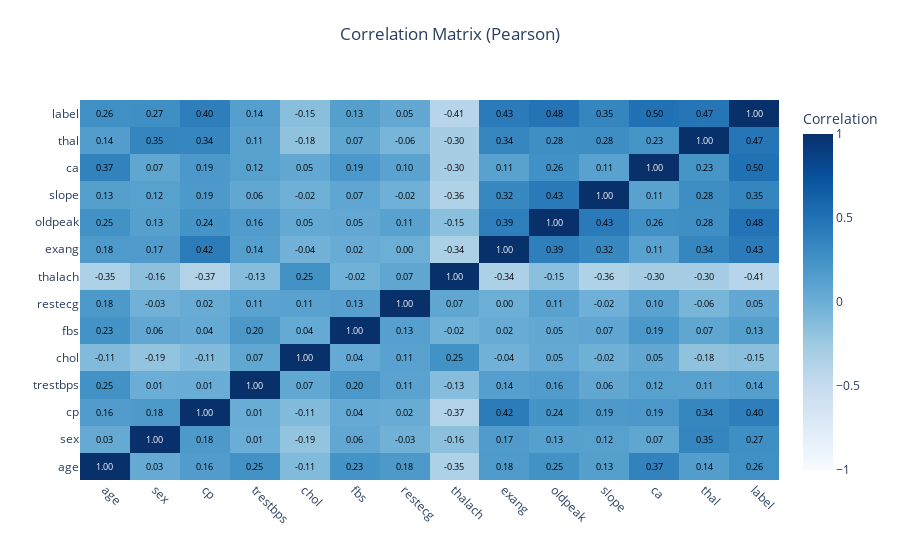

Notebook code for this chart:
### Markdown cell above
---
## 6. Correlation Analysis

### Code cell
correlations = train_clean.corr()['label'].drop('label').sort_values(ascending=False)
print("\nFeatures most correlated with target:")
print(correlations)

plots.plot_correlation_matrix(
    train_clean,
    method='pearson'
)

### Figure 1 — Plotly figure (JSON) as saved in the notebook; plotly's stock layout.template omitted (floating-point values rounded to 4 significant figures; data arrays with more than 128 entries replaced by an {"elided": "..."} marker saying what was removed)
{"data": [{"colorbar": {"title": {"text": "Correlation"}}, "colorscale": [[0, "rgb(247,251,255)"], [0.125, "rgb(222,235,247)"], [0.25, "rgb(198,219,239)"], [0.375, "rgb(158,202,225)"], [0.5, "rgb(107,174,214)"], [0.625, "rgb(66,146,198)"], [0.75, "rgb(33,113,181)"], [0.875, "rgb(8,81,156)"], [1, "rgb(8,48,107)"]], "showscale": true, "type": "heatmap", "x": ["age", "sex", "cp", "trestbps", "chol", "fbs", "restecg", "thalach", "exang", "oldpeak", "slope", "ca", "thal", "label"], "y": ["age", "sex", "cp", "trestbps", "chol", "fbs", "restecg", "thalach", "exang", "oldpeak", "slope", "ca", "thal", "label"], "z": {"elided": "14x14 float values"}, "zmax": 1, "zmid": 0, "zmin": -1}], "layout": {"annotations": [{"font": {"color": "white", "size": 9}, "showarrow": false, "text": "1.00", "x": "age", "y": "age"}, {"font": {"color": "black", "size": 9}, "showarrow": false, "text": "0.03", "x": "sex", "y": "age"}, {"font": {"color": "black", "size": 9}, "showarrow": false, "text": "0.16", "x": "cp", "y": "age"}, {"font": {"color": "black", "size": 9}, "showarrow": false, "text": "0.25", "x": "trestbps", "y": "age"}, {"font": {"color": "black", "size": 9}, "showarrow": false, "text": "-0.11", "x": "chol", "y": "age"}, {"font": {"color": "black", "size": 9}, "showarrow": false, "text": "0.23", "x": "fbs", "y": "age"}, {"font": {"color": "black", "size": 9}, "showarrow": false, "text": "0.18", "x": "restecg", "y": "age"}, {"font": {"color": "black", "size": 9}, "showarrow": false, "text": "-0.35", "x": "thalach", "y": "age"}, {"font": {"color": "black", "size": 9}, "showarrow": false, "text": "0.18", "x": "exang", "y": "age"}, {"font": {"color": "black", "size": 9}, "showarrow": false, "text": "0.25", "x": "oldpeak", "y": "age"}, {"font": {"color": "black", "size": 9}, "showarrow": false, "text": "0.13", "x": "slope", "y": "age"}, {"font": {"color": "black", "size": 9}, "showarrow": false, "text": "0.37", "x": "ca", "y": "age"}, {"font": {"color": "black", "size": 9}, "showarrow": false, "text": "0.14", "x": "thal", "y": "age"}, {"font": {"color": "black", "size": 9}, "showarrow": false, "text": "0.26", "x": "label", "y": "age"}, {"font": {"color": "black", "size": 9}, "showarrow": false, "text": "0.03", "x": "age", "y": "sex"}, {"font": {"color": "white", "size": 9}, "showarrow": false, "text": "1.00", "x": "sex", "y": "sex"}, {"font": {"color": "black", "size": 9}, "showarrow": false, "text": "0.18", "x": "cp", "y": "sex"}, {"font": {"color": "black", "size": 9}, "showarrow": false, "text": "0.01", "x": "trestbps", "y": "sex"}, {"font": {"color": "black", "size": 9}, "showarrow": false, "text": "-0.19", "x": "chol", "y": "sex"}, {"font": {"color": "black", "size": 9}, "showarrow": false, "text": "0.06", "x": "fbs", "y": "sex"}, {"font": {"color": "black", "size": 9}, "showarrow": false, "text": "-0.03", "x": "restecg", "y": "sex"}, {"font": {"color": "black", "size": 9}, "showarrow": false, "text": "-0.16", "x": "thalach", "y": "sex"}, {"font": {"color": "black", "size": 9}, "showarrow": false, "text": "0.17", "x": "exang", "y": "sex"}, {"font": {"color": "black", "size": 9}, "showarrow": false, "text": "0.13", "x": "oldpeak", "y": "sex"}, {"font": {"color": "black", "size": 9}, "showarrow": false, "text": "0.12", "x": "slope", "y": "sex"}, {"font": {"color": "black", "size": 9}, "showarrow": false, "text": "0.07", "x": "ca", "y": "sex"}, {"font": {"color": "black", "size": 9}, "showarrow": false, "text": "0.35", "x": "thal", "y": "sex"}, {"font": {"color": "black", "size": 9}, "showarrow": false, "text": "0.27", "x": "label", "y": "sex"}, {"font": {"color": "black", "size": 9}, "showarrow": false, "text": "0.16", "x": "age", "y": "cp"}, {"font": {"color": "black", "size": 9}, "showarrow": false, "text": "0.18", "x": "sex", "y": "cp"}, {"font": {"color": "white", "size": 9}, "showarrow": false, "text": "1.00", "x": "cp", "y": "cp"}, {"font": {"color": "black", "size": 9}, "showarrow": false, "text": "0.01", "x": "trestbps", "y": "cp"}, {"font": {"color": "black", "size": 9}, "showarrow": false, "text": "-0.11", "x": "chol", "y": "cp"}, {"font": {"color": "black", "size": 9}, "showarrow": false, "text": "0.04", "x": "fbs", "y": "cp"}, {"font": {"color": "black", "size": 9}, "showarrow": false, "text": "0.02", "x": "restecg", "y": "cp"}, {"font": {"color": "black", "size": 9}, "showarrow": false, "text": "-0.37", "x": "thalach", "y": "cp"}, {"font": {"color": "black", "size": 9}, "showarrow": false, "text": "0.42", "x": "exang", "y": "cp"}, {"font": {"color": "black", "size": 9}, "showarrow": false, "text": "0.24", "x": "oldpeak", "y": "cp"}, {"font": {"color": "black", "size": 9}, "showarrow": false, "text": "0.19", "x": "slope", "y": "cp"}, {"font": {"color": "black", "size": 9}, "showarrow": false, "text": "0.19", "x": "ca", "y": "cp"}, {"font": {"color": "black", "size": 9}, "showarrow": false, "text": "0.34", "x": "thal", "y": "cp"}, {"font": {"color": "black", "size": 9}, "showarrow": false, "text": "0.40", "x": "label", "y": "cp"}, {"font": {"color": "black", "size": 9}, "showarrow": false, "text": "0.25", "x": "age", "y": "trestbps"}, {"font": {"color": "black", "size": 9}, "showarrow": false, "text": "0.01", "x": "sex", "y": "trestbps"}, {"font": {"color": "black", "size": 9}, "showarrow": false, "text": "0.01", "x": "cp", "y": "trestbps"}, {"font": {"color": "white", "size": 9}, "showarrow": false, "text": "1.00", "x": "trestbps", "y": "trestbps"}, {"font": {"color": "black", "size": 9}, "showarrow": false, "text": "0.07", "x": "chol", "y": "trestbps"}, {"font": {"color": "black", "size": 9}, "showarrow": false, "text": "0.20", "x": "fbs", "y": "trestbps"}, {"font": {"color": "black", "size": 9}, "showarrow": false, "text": "0.11", "x": "restecg", "y": "trestbps"}, {"font": {"color": "black", "size": 9}, "showarrow": false, "text": "-0.13", "x": "thalach", "y": "trestbps"}, {"font": {"color": "black", "size": 9}, "showarrow": false, "text": "0.14", "x": "exang", "y": "trestbps"}, {"font": {"color": "black", "size": 9}, "showarrow": false, "text": "0.16", "x": "oldpeak", "y": "trestbps"}, {"font": {"color": "black", "size": 9}, "showarrow": false, "text": "0.06", "x": "slope", "y": "trestbps"}, {"font": {"color": "black", "size": 9}, "showarrow": false, "text": "0.12", "x": "ca", "y": "trestbps"}, {"font": {"color": "black", "size": 9}, "showarrow": false, "text": "0.11", "x": "thal", "y": "trestbps"}, {"font": {"color": "black", "size": 9}, "showarrow": false, "text": "0.14", "x": "label", "y": "trestbps"}, {"font": {"color": "black", "size": 9}, "showarrow": false, "text": "-0.11", "x": "age", "y": "chol"}, {"font": {"color": "black", "size": 9}, "showarrow": false, "text": "-0.19", "x": "sex", "y": "chol"}, {"font": {"color": "black", "size": 9}, "showarrow": false, "text": "-0.11", "x": "cp", "y": "chol"}, {"font": {"color": "black", "size": 9}, "showarrow": false, "text": "0.07", "x": "trestbps", "y": "chol"}, {"font": {"color": "white", "size": 9}, "showarrow": false, "text": "1.00", "x": "chol", "y": "chol"}, {"font": {"color": "black", "size": 9}, "showarrow": false, "text": "0.04", "x": "fbs", "y": "chol"}, {"font": {"color": "black", "size": 9}, "showarrow": false, "text": "0.11", "x": "restecg", "y": "chol"}, {"font": {"color": "black", "size": 9}, "showarrow": false, "text": "0.25", "x": "thalach", "y": "chol"}, {"font": {"color": "black", "size": 9}, "showarrow": false, "text": "-0.04", "x": "exang", "y": "chol"}, {"font": {"color": "black", "size": 9}, "showarrow": false, "text": "0.05", "x": "oldpeak", "y": "chol"}, {"font": {"color": "black", "size": 9}, "showarrow": false, "text": "-0.02", "x": "slope", "y": "chol"}, {"font": {"color": "black", "size": 9}, "showarrow": false, "text": "0.05", "x": "ca", "y": "chol"}, {"font": {"color": "black", "size": 9}, "showarrow": false, "text": "-0.18", "x": "thal", "y": "chol"}, {"font": {"color": "black", "size": 9}, "showarrow": false, "text": "-0.15", "x": "label", "y": "chol"}, {"font": {"color": "black", "size": 9}, "showarrow": false, "text": "0.23", "x": "age", "y": "fbs"}, {"font": {"color": "black", "size": 9}, "showarrow": false, "text": "0.06", "x": "sex", "y": "fbs"}, {"font": {"color": "black", "size": 9}, "showarrow": false, "text": "0.04", "x": "cp", "y": "fbs"}, {"font": {"color": "black", "size": 9}, "showarrow": false, "text": "0.20", "x": "trestbps", "y": "fbs"}, {"font": {"color": "black", "size": 9}, "showarrow": false, "text": "0.04", "x": "chol", "y": "fbs"}, {"font": {"color": "white", "size": 9}, "showarrow": false, "text": "1.00", "x": "fbs", "y": "fbs"}, {"font": {"color": "black", "size": 9}, "showarrow": false, "text": "0.13", "x": "restecg", "y": "fbs"}, {"font": {"color": "black", "size": 9}, "showarrow": false, "text": "-0.02", "x": "thalach", "y": "fbs"}, {"font": {"color": "black", "size": 9}, "showarrow": false, "text": "0.02", "x": "exang", "y": "fbs"}, {"font": {"color": "black", "size": 9}, "showarrow": false, "text": "0.05", "x": "oldpeak", "y": "fbs"}, {"font": {"color": "black", "size": 9}, "showarrow": false, "text": "0.07", "x": "slope", "y": "fbs"}, {"font": {"color": "black", "size": 9}, "showarrow": false, "text": "0.19", "x": "ca", "y": "fbs"}, {"font": {"color": "black", "size": 9}, "showarrow": false, "text": "0.07", "x": "thal", "y": "fbs"}, {"font": {"color": "black", "size": 9}, "showarrow": false, "text": "0.13", "x": "label", "y": "fbs"}, {"font": {"color": "black", "size": 9}, "showarrow": false, "text": "0.18", "x": "age", "y": "restecg"}, {"font": {"color": "black", "size": 9}, "showarrow": false, "text": "-0.03", "x": "sex", "y": "restecg"}, {"font": {"color": "black", "size": 9}, "showarrow": false, "text": "0.02", "x": "cp", "y": "restecg"}, {"font": {"color": "black", "size": 9}, "showarrow": false, "text": "0.11", "x": "trestbps", "y": "restecg"}, {"font": {"color": "black", "size": 9}, "showarrow": false, "text": "0.11", "x": "chol", "y": "restecg"}, {"font": {"color": "black", "size": 9}, "showarrow": false, "text": "0.13", "x": "fbs", "y": "restecg"}, {"font": {"color": "white", "size": 9}, "showarrow": false, "text": "1.00", "x": "restecg", "y": "restecg"}, {"font": {"color": "black", "size": 9}, "showarrow": false, "text": "0.07", "x": "thalach", "y": "restecg"}, {"font": {"color": "black", "size": 9}, "showarrow": false, "text": "0.00", "x": "exang", "y": "restecg"}, {"font": {"color": "black", "size": 9}, "showarrow": false, "text": "0.11", "x": "oldpeak", "y": "restecg"}, {"font": {"color": "black", "size": 9}, "showarrow": false, "text": "-0.02", "x": "slope", "y": "restecg"}, {"font": {"color": "black", "size": 9}, "showarrow": false, "text": "0.10", "x": "ca", "y": "restecg"}, {"font": {"color": "black", "size": 9}, "showarrow": false, "text": "-0.06", "x": "thal", "y": "restecg"}, {"font": {"color": "black", "size": 9}, "showarrow": false, "text": "0.05", "x": "label", "y": "restecg"}, {"font": {"color": "black", "size": 9}, "showarrow": false, "text": "-0.35", "x": "age", "y": "thalach"}, {"font": {"color": "black", "size": 9}, "showarrow": false, "text": "-0.16", "x": "sex", "y": "thalach"}, {"font": {"color": "black", "size": 9}, "showarrow": false, "text": "-0.37", "x": "cp", "y": "thalach"}, {"font": {"color": "black", "size": 9}, "showarrow": false, "text": "-0.13", "x": "trestbps", "y": "thalach"}, {"font": {"color": "black", "size": 9}, "showarrow": false, "text": "0.25", "x": "chol", "y": "thalach"}, {"font": {"color": "black", "size": 9}, "showarrow": false, "text": "-0.02", "x": "fbs", "y": "thalach"}, {"font": {"color": "black", "size": 9}, "showarrow": false, "text": "0.07", "x": "restecg", "y": "thalach"}, {"font": {"color": "white", "size": 9}, "showarrow": false, "text": "1.00", "x": "thalach", "y": "thalach"}, {"font": {"color": "black", "size": 9}, "showarrow": false, "text": "-0.34", "x": "exang", "y": "thalach"}, {"font": {"color": "black", "size": 9}, "showarrow": false, "text": "-0.15", "x": "oldpeak", "y": "thalach"}, {"font": {"color": "black", "size": 9}, "showarrow": false, "text": "-0.36", "x": "slope", "y": "thalach"}, {"font": {"color": "black", "size": 9}, "showarrow": false, "text": "-0.30", "x": "ca", "y": "thalach"}, {"font": {"color": "black", "size": 9}, "showarrow": false, "text": "-0.30", "x": "thal", "y": "thalach"}, {"font": {"color": "black", "size": 9}, "showarrow": false, "text": "-0.41", "x": "label", "y": "thalach"}, {"font": {"color": "black", "size": 9}, "showarrow": false, "text": "0.18", "x": "age", "y": "exang"}, {"font": {"color": "black", "size": 9}, "showarrow": false, "text": "0.17", "x": "sex", "y": "exang"}, {"font": {"color": "black", "size": 9}, "showarrow": false, "text": "0.42", "x": "cp", "y": "exang"}, {"font": {"color": "black", "size": 9}, "showarrow": false, "text": "0.14", "x": "trestbps", "y": "exang"}, {"font": {"color": "black", "size": 9}, "showarrow": false, "text": "-0.04", "x": "chol", "y": "exang"}, {"font": {"color": "black", "size": 9}, "showarrow": false, "text": "0.02", "x": "fbs", "y": "exang"}, {"font": {"color": "black", "size": 9}, "showarrow": false, "text": "0.00", "x": "restecg", "y": "exang"}, {"font": {"color": "black", "size": 9}, "showarrow": false, "text": "-0.34", "x": "thalach", "y": "exang"}, {"font": {"color": "white", "size": 9}, "showarrow": false, "text": "1.00", "x": "exang", "y": "exang"}, {"font": {"color": "black", "size": 9}, "showarrow": false, "text": "0.39", "x": "oldpeak", "y": "exang"}, {"font": {"color": "black", "size": 9}, "showarrow": false, "text": "0.32", "x": "slope", "y": "exang"}, {"font": {"color": "black", "size": 9}, "showarrow": false, "text": "0.11", "x": "ca", "y": "exang"}, {"font": {"color": "black", "size": 9}, "showarrow": false, "text": "0.34", "x": "thal", "y": "exang"}, {"font": {"color": "black", "size": 9}, "showarrow": false, "text": "0.43", "x": "label", "y": "exang"}, {"font": {"color": "black", "size": 9}, "showarrow": false, "text": "0.25", "x": "age", "y": "oldpeak"}, {"font": {"color": "black", "size": 9}, "showarrow": false, "text": "0.13", "x": "sex", "y": "oldpeak"}, {"font": {"color": "black", "size": 9}, "showarrow": false, "text": "0.24", "x": "cp", "y": "oldpeak"}, {"font": {"color": "black", "size": 9}, "showarrow": false, "text": "0.16", "x": "trestbps", "y": "oldpeak"}, {"font": {"color": "black", "size": 9}, "showarrow": false, "text": "0.05", "x": "chol", "y": "oldpeak"}, {"font": {"color": "black", "size": 9}, "showarrow": false, "text": "0.05", "x": "fbs", "y": "oldpeak"}, {"font": {"color": "black", "size": 9}, "showarrow": false, "text": "0.11", "x": "restecg", "y": "oldpeak"}, {"font": {"color": "black", "size": 9}, "showarrow": false, "text": "-0.15", "x": "thalach", "y": "oldpeak"}, {"font": {"color": "black", "size": 9}, "showarrow": false, "text": "0.39", "x": "exang", "y": "oldpeak"}, {"font": {"color": "white", "size": 9}, "showarrow": false, "text": "1.00", "x": "oldpeak", "y": "oldpeak"}, {"font": {"color": "black", "size": 9}, "showarrow": false, "text": "0.43", "x": "slope", "y": "oldpeak"}, {"font": {"color": "black", "size": 9}, "showarrow": false, "text": "0.26", "x": "ca", "y": "oldpeak"}, {"font": {"color": "black", "size": 9}, "showarrow": false, "text": "0.28", "x": "thal", "y": "oldpeak"}, {"font": {"color": "black", "size": 9}, "showarrow": false, "text": "0.48", "x": "label", "y": "oldpeak"}, {"font": {"color": "black", "size": 9}, "showarrow": false, "text": "0.13", "x": "age", "y": "slope"}, {"font": {"color": "black", "size": 9}, "showarrow": false, "text": "0.12", "x": "sex", "y": "slope"}, {"font": {"color": "black", "size": 9}, "showarrow": false, "text": "0.19", "x": "cp", "y": "slope"}, {"font": {"color": "black", "size": 9}, "showarrow": false, "text": "0.06", "x": "trestbps", "y": "slope"}, {"font": {"color": "black", "size": 9}, "showarrow": false, "text": "-0.02", "x": "chol", "y": "slope"}, {"font": {"color": "black", "size": 9}, "showarrow": false, "text": "0.07", "x": "fbs", "y": "slope"}, {"font": {"color": "black", "size": 9}, "showarrow": false, "text": "-0.02", "x": "restecg", "y": "slope"}, {"font": {"color": "black", "size": 9}, "showarrow": false, "text": "-0.36", "x": "thalach", "y": "slope"}, {"font": {"color": "black", "size": 9}, "showarrow": false, "text": "0.32", "x": "exang", "y": "slope"}, {"font": {"color": "black", "size": 9}, "showarrow": false, "text": "0.43", "x": "oldpeak", "y": "slope"}, {"font": {"color": "white", "size": 9}, "showarrow": false, "text": "1.00", "x": "slope", "y": "slope"}, {"font": {"color": "black", "size": 9}, "showarrow": false, "text": "0.11", "x": "ca", "y": "slope"}, {"font": {"color": "black", "size": 9}, "showarrow": false, "text": "0.28", "x": "thal", "y": "slope"}, {"font": {"color": "black", "size": 9}, "showarrow": false, "text": "0.35", "x": "label", "y": "slope"}, {"font": {"color": "black", "size": 9}, "showarrow": false, "text": "0.37", "x": "age", "y": "ca"}, {"font": {"color": "black", "size": 9}, "showarrow": false, "text": "0.07", "x": "sex", "y": "ca"}, {"font": {"color": "black", "size": 9}, "showarrow": false, "text": "0.19", "x": "cp", "y": "ca"}, {"font": {"color": "black", "size": 9}, "showarrow": false, "text": "0.12", "x": "trestbps", "y": "ca"}, {"font": {"color": "black", "size": 9}, "showarrow": false, "text": "0.05", "x": "chol", "y": "ca"}, {"font": {"color": "black", "size": 9}, "showarrow": false, "text": "0.19", "x": "fbs", "y": "ca"}, {"font": {"color": "black", "size": 9}, "showarrow": false, "text": "0.10", "x": "restecg", "y": "ca"}, {"font": {"color": "black", "size": 9}, "showarrow": false, "text": "-0.30", "x": "thalach", "y": "ca"}, {"font": {"color": "black", "size": 9}, "showarrow": false, "text": "0.11", "x": "exang", "y": "ca"}, {"font": {"color": "black", "size": 9}, "showarrow": false, "text": "0.26", "x": "oldpeak", "y": "ca"}, {"font": {"color": "black", "size": 9}, "showarrow": false, "text": "0.11", "x": "slope", "y": "ca"}, {"font": {"color": "white", "size": 9}, "showarrow": false, "text": "1.00", "x": "ca", "y": "ca"}, {"font": {"color": "black", "size": 9}, "showarrow": false, "text": "0.23", "x": "thal", "y": "ca"}, {"font": {"color": "black", "size": 9}, "showarrow": false, "text": "0.50", "x": "label", "y": "ca"}, {"font": {"color": "black", "size": 9}, "showarrow": false, "text": "0.14", "x": "age", "y": "thal"}, {"font": {"color": "black", "size": 9}, "showarrow": false, "text": "0.35", "x": "sex", "y": "thal"}, {"font": {"color": "black", "size": 9}, "showarrow": false, "text": "0.34", "x": "cp", "y": "thal"}, {"font": {"color": "black", "size": 9}, "showarrow": false, "text": "0.11", "x": "trestbps", "y": "thal"}, {"font": {"color": "black", "size": 9}, "showarrow": false, "text": "-0.18", "x": "chol", "y": "thal"}, {"font": {"color": "black", "size": 9}, "showarrow": false, "text": "0.07", "x": "fbs", "y": "thal"}, {"font": {"color": "black", "size": 9}, "showarrow": false, "text": "-0.06", "x": "restecg", "y": "thal"}, {"font": {"color": "black", "size": 9}, "showarrow": false, "text": "-0.30", "x": "thalach", "y": "thal"}, {"font": {"color": "black", "size": 9}, "showarrow": false, "text": "0.34", "x": "exang", "y": "thal"}, {"font": {"color": "black", "size": 9}, "showarrow": false, "text": "0.28", "x": "oldpeak", "y": "thal"}, {"font": {"color": "black", "size": 9}, "showarrow": false, "text": "0.28", "x": "slope", "y": "thal"}, {"font": {"color": "black", "size": 9}, "showarrow": false, "text": "0.23", "x": "ca", "y": "thal"}, {"font": {"color": "white", "size": 9}, "showarrow": false, "text": "1.00", "x": "thal", "y": "thal"}, {"font": {"color": "black", "size": 9}, "showarrow": false, "text": "0.47", "x": "label", "y": "thal"}, {"font": {"color": "black", "size": 9}, "showarrow": false, "text": "0.26", "x": "age", "y": "label"}, {"font": {"color": "black", "size": 9}, "showarrow": false, "text": "0.27", "x": "sex", "y": "label"}, {"font": {"color": "black", "size": 9}, "showarrow": false, "text": "0.40", "x": "cp", "y": "label"}, {"font": {"color": "black", "size": 9}, "showarrow": false, "text": "0.14", "x": "trestbps", "y": "label"}, {"font": {"color": "black", "size": 9}, "showarrow": false, "text": "-0.15", "x": "chol", "y": "label"}, {"font": {"color": "black", "size": 9}, "showarrow": false, "text": "0.13", "x": "fbs", "y": "label"}, {"font": {"color": "black", "size": 9}, "showarrow": false, "text": "0.05", "x": "restecg", "y": "label"}, {"font": {"color": "black", "size": 9}, "showarrow": false, "text": "-0.41", "x": "thalach", "y": "label"}, {"font": {"color": "black", "size": 9}, "showarrow": false, "text": "0.43", "x": "exang", "y": "label"}, {"font": {"color": "black", "size": 9}, "showarrow": false, "text": "0.48", "x": "oldpeak", "y": "label"}, {"font": {"color": "black", "size": 9}, "showarrow": false, "text": "0.35", "x": "slope", "y": "label"}, {"font": {"color": "black", "size": 9}, "showarrow": false, "text": "0.50", "x": "ca", "y": "label"}, {"font": {"color": "black", "size": 9}, "showarrow": false, "text": "0.47", "x": "thal", "y": "label"}, {"font": {"color": "white", "size": 9}, "showarrow": false, "text": "1.00", "x": "label", "y": "label"}], "title": {"text": "Correlation Matrix (Pearson)", "x": 0.5, "xanchor": "center", "y": 0.95, "yanchor": "top"}, "xaxis": {"tickangle": 45}}}
